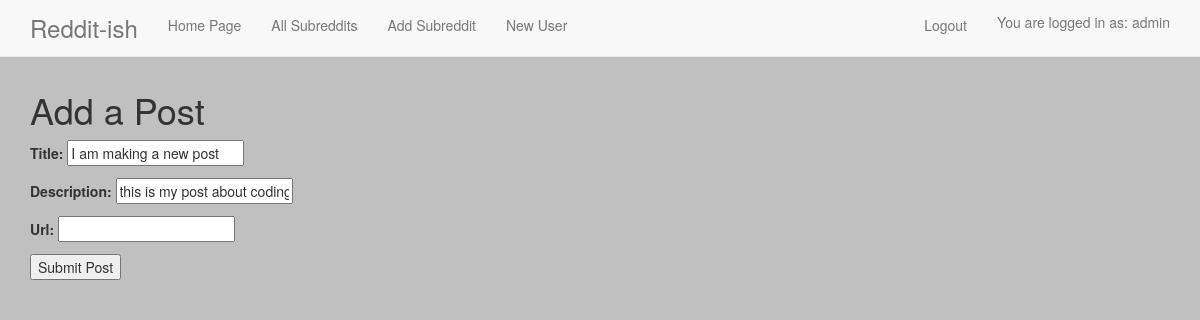
Before: /post/57/update_post/ (signed in) with the older database file.
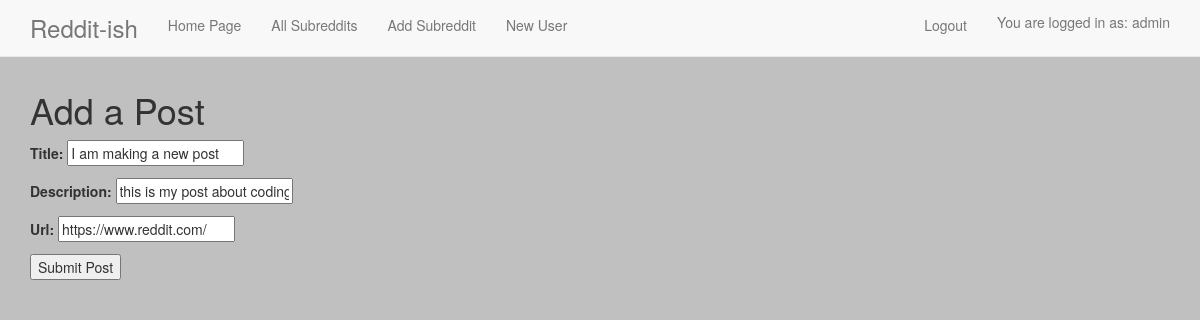
After: the same page with the newer database file.
### reddit_app/models.py (models this page shows, shortened)
class Post(models.Model):
    title = models.CharField(max_length=175)
    description = models.CharField(max_length=255)
    url = models.URLField(null=True, blank=True)
    creation_time = models.DateTimeField(auto_now_add=True)
    modification_time = models.DateTimeField(auto_now=True)
    subreddit = models.ForeignKey(Subreddit)
    user = models.ForeignKey(User)
    class Meta:
        ordering = ("-creation_time",)

### reddit_app/views.py (the view, shortened to what this page needs)
# urls.py: url(r'^post/(?P<pk>\d+)/update_post/$', PostUpdateView.as_view(), name='post_update_view'),
class PostUpdateView(UpdateView):
    model = Post
    fields = ('title', 'description', 'url')
    def get_queryset(self):
        return Post.objects.filter(user=self.request.user)

### templates/reddit_app/post_form.html (shortened to what this page needs)
{% extends 'base.html' %}
{% block content %}
    <h1>Add a Post</h1>
    <form class="" action="" method="post">
        {{ form.as_p }}
        <input type="submit" name="" value="Submit Post">
    </form>
{% endblock %}

Changed rows visible on the page:
changed Post "I am making a new post": url (not shown) → "https://www.reddit.com/"
